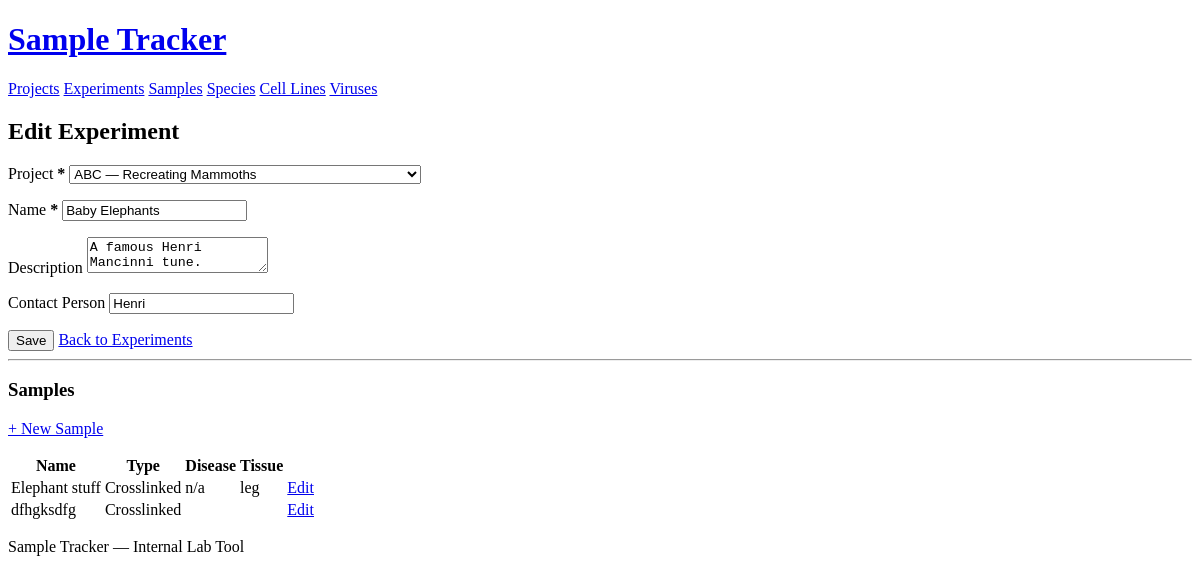
/experiments/9/edit, run on the app's committed database.
### models.py (models this page shows)
class Experiment(db.Model):
    __tablename__ = "experiment"
    id = db.Column(db.Integer, primary_key=True, autoincrement=True)
    project_id = db.Column(db.Integer, db.ForeignKey("project.id"), nullable=False)
    name = db.Column(db.Text, nullable=False)
    description = db.Column(db.Text)
    contact_person = db.Column(db.Text)
    project = db.relationship("Project", back_populates="experiments")
    samples = db.relationship("Sample", back_populates="experiment")

class Sample(db.Model):
    __tablename__ = "sample"
    id = db.Column(db.Integer, primary_key=True, autoincrement=True)
    experiment_id = db.Column(
        db.Integer, db.ForeignKey("experiment.id"), nullable=False
    )
    name = db.Column(db.Text, nullable=False)
    comment = db.Column(db.Text)
    file_name_root = db.Column(db.Text)
    disease = db.Column(db.Text)
    phenotype = db.Column(db.Text)
    isotope_labeling_channel = db.Column(db.Text)
    chemical_labelling = db.Column(db.Text)
    tissue = db.Column(db.Text)
    organism_age = db.Column(db.Float)
    organism_age_unit = db.Column(db.Text)
    organism_sex = db.Column(db.Text)
    enrichment_process = db.Column(db.Text)
    replicate = db.Column(db.Text)
    synthetic_peptide = db.Column(db.Text)
    digestion = db.Column(db.Text)
    protein_isolation_or_fractionation = db.Column(db.Text)
    crosslinked_sample = db.Column(db.Integer, nullable=False, default=0)
    quantitation = db.Column(db.Integer, default=0)
    quantitation_scheme = db.Column(db.Text)
    quantitation_method = db.Column(db.Text)
    crosslinker = db.Column(db.Text)
    crosslinking_type = db.Column(db.Text)
    protein_or_cell_concentration = db.Column(db.Float)
    protein_or_cell_concentration_unit = db.Column(db.Text)
    crosslinker_or_compound_concentration = db.Column(db.Float)
    crosslinker_or_compound_concentration_unit = db.Column(db.Text)
    organic_solvent_concentration = db.Column(db.Float)
    organic_solvent_concentration_unit = db.Column(db.Text)
    reaction_temperature_in_celsius = db.Column(db.Float)
    reaction_time_in_minutes = db.Column(db.Float)
    quenching_reagent = db.Column(db.Text)
    uv_source = db.Column(db.Text)
    uv_time_in_seconds = db.Column(db.Float)
    uv_wavelength_in_nanometers = db.Column(db.Float)
    peptide_level_fraction = db.Column(db.Text)
    __mapper_args__ = {
        "polymorphic_on": crosslinked_sample,
        "polymorphic_identity": -1,
    }
    experiment = db.relationship("Experiment", back_populates="samples")
    species_list = db.relationship(
        "Species", secondary=sample_species, backref="samples"
    )
    cell_lines = db.relationship(
        "CellLine", secondary=sample_cell_line, backref="samples"
    )

### app.py (the view)
@app.route("/experiments/<int:id>/edit", methods=["GET", "POST"])
def experiment_edit(id):
    experiment = db.get_or_404(Experiment, id)
    samples = Sample.query.filter_by(experiment_id=id).order_by(Sample.name).all()
    form = ExperimentForm(obj=experiment)
    form.project_id.choices = _active_project_choices()
    if experiment.project_id not in [c[0] for c in form.project_id.choices]:
        p = experiment.project
        form.project_id.choices.append((p.id, f"{p.code} — {p.name}"))
    if form.validate_on_submit():
        form.populate_obj(experiment)
        db.session.commit()
        flash("Experiment updated.", "success")
        return redirect(url_for("experiment_edit", id=experiment.id))
    return render_template("experiment/form.html", form=form, experiment=experiment, samples=samples)

### forms.py
class ExperimentForm(FlaskForm):
    project_id = SelectField("Project", coerce=int, validators=[DataRequired()])
    name = StringField("Name", validators=[DataRequired()])
    description = TextAreaField("Description", validators=[Optional()])
    contact_person = StringField("Contact Person", validators=[Optional()])

### app.py (called while the page is built)
def _active_project_choices():
    projects = Project.query.filter_by(active=True).order_by(Project.name).all()
    return [(p.id, f"{p.code} — {p.name}") for p in projects]

### templates/experiment/form.html (shortened to what this page needs)
{% extends "base.html" %}
{% from "_form_helpers.html" import render_field %}
{% block content %}
<h2>{{ 'Edit' if experiment else 'New' }} Experiment</h2>
<form method="post">
  <p>{{ render_field(form.project_id) }}</p>
  <p>{{ render_field(form.name) }}</p>
  <p>{{ render_field(form.description) }}</p>
  <p>{{ render_field(form.contact_person) }}</p>
  <button type="submit">Save</button>
  {% if experiment %}
    <a href="{{ url_for('experiment_list') }}">Back to Experiments</a>
  {% else %}
    <a href="{{ url_for('experiment_list') }}">Cancel</a>
  {% endif %}
</form>
{% if experiment %}
<hr>
<h3>Samples</h3>
<p><a href="{{ url_for('sample_create', experiment_id=experiment.id) }}">+ New Sample</a></p>
<table>
  <thead>
    <tr>
      <th>Name</th>
      <th>Type</th>
      <th>Disease</th>
      <th>Tissue</th>
      <th></th>
    </tr>
  </thead>
  <tbody>
    {% for sample in samples %}
    <tr>
      <td>{{ sample.name }}</td>
      <td>{{ 'Crosslinked' if sample.crosslinked_sample else 'Identification' }}</td>
      <td>{{ sample.disease or '' }}</td>
      <td>{{ sample.tissue or '' }}</td>
      <td><a href="{{ url_for('sample_edit', id=sample.id) }}">Edit</a></td>
    </tr>
    {% else %}
    <tr><td colspan="5">No samples yet.</td></tr>
    {% endfor %}
  </tbody>
</table>
{% endif %}
{% endblock %}

### templates/_form_helpers.html (shortened to what this page needs)
{% macro render_field(field) %}
<label for="{{ field.id }}">{{ field.label.text }}
  {% if field.flags.required %}<strong>*</strong>{% endif %}
</label>
{{ field(**kwargs) }}
{% endmacro %}

### data on the page
Experiment: project_id "ABC — Recreating Mammoths", name "Baby Elephants", description "A famous Henri Mancinni tune.", contact_person "Henri"
Sample: name "Elephant stuff", crosslinked_sample "Crosslinked", disease "n/a", tissue "leg"
Sample: name "dfhgksdfg", crosslinked_sample "Crosslinked"

### other printed values
{{ 'Edit' if experiment else 'New' }} "Edit"
{{ field.label.text }} "Project Name Description Contact Person"
